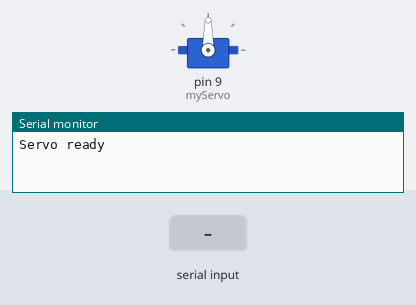
Bench run of a sketch on a simulated Arduino Uno, built with avr-gcc and run on an emulated ATmega328P. Shown: servo, the last lines printed to the serial monitor. The inputs (shaded band) are chosen by the test bench.

Above: at 1.2 s.
1.3 s: "30,150\n" received over Serial
At 1.7 s:
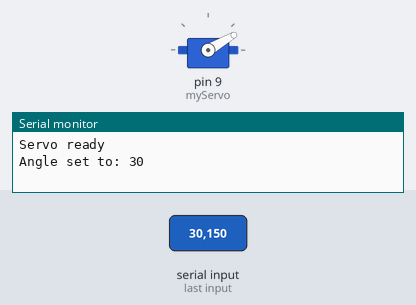
2.8 s: "5\n" received over Serial
At 4.0 s:
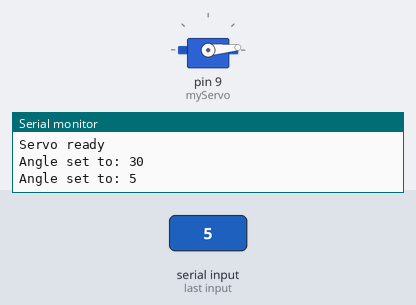
4.3 s: "200\n" received over Serial
At 5.2 s:
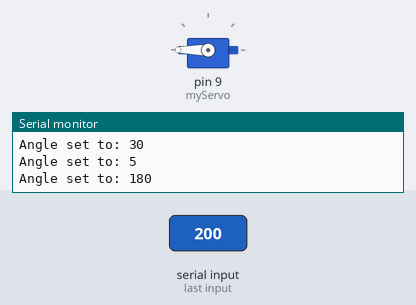
5.8 s: "90,45\n" received over Serial
At 6.4 s:
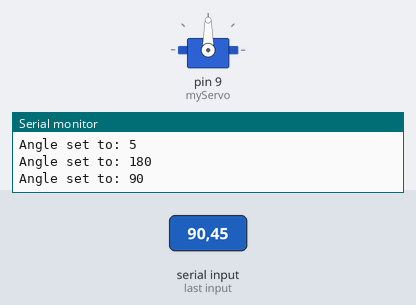
Timing chart, 0 to 8.3 s (numbered marks = the images above; inputs shaded):
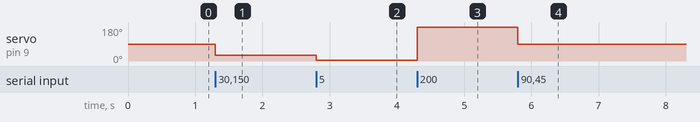

Measured:
- after the input at 1.3 s, servo on pin 9 (myServo): 90° → 30° at once
- after the input at 2.8 s, servo on pin 9 (myServo): 30° → 5° at once
- after the input at 4.3 s, servo on pin 9 (myServo): 5° → 180° at once
- after the input at 5.8 s, servo on pin 9 (myServo): 180° → 90° at once

The sketch:

ServoSerialArduiniNANO.ino
```cpp
#include <Servo.h>

Servo myServo;
String inputString = "";
bool stringComplete = false;

void setup() {
  Serial.begin(115200);
  myServo.attach(9);
  myServo.write(90);   // เริ่มกลาง
  inputString.reserve(32);
  Serial.println("Servo ready");
}

void loop() {
  if (stringComplete) {
    int angle = inputString.toInt();

    if (angle < 0) angle = 0;
    if (angle > 180) angle = 180;

    myServo.write(angle);

    Serial.print("Angle set to: ");
    Serial.println(angle);

    inputString = "";
    stringComplete = false;
  }
}

void serialEvent() {
  while (Serial.available()) {
    char inChar = (char)Serial.read();

    if (inChar == '\n') {
      stringComplete = true;
    } else {
      inputString += inChar;
    }
  }
}
```
